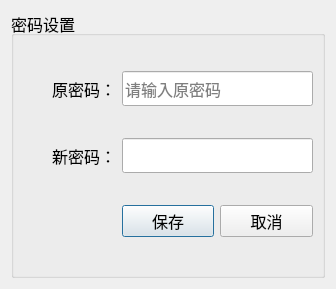
<?xml version="1.0" encoding="UTF-8"?>
<ui version="4.0">
 <class>PassordSettingDlg</class>
 <widget class="QDialog" name="PassordSettingDlg">
  <property name="geometry">
   <rect>
    <x>0</x>
    <y>0</y>
    <width>336</width>
    <height>289</height>
   </rect>
  </property>
  <property name="windowTitle">
   <string>Dialog</string>
  </property>
  <layout class="QGridLayout" name="gridLayout_2">
   <item row="0" column="0">
    <widget class="QGroupBox" name="groupBox">
     <property name="font">
      <font>
       <pointsize>12</pointsize>
      </font>
     </property>
     <property name="styleSheet">
      <string notr="true"/>
     </property>
     <property name="title">
      <string>密码设置</string>
     </property>
     <layout class="QGridLayout" name="gridLayout">
      <item row="0" column="0">
       <widget class="QLabel" name="label">
        <property name="minimumSize">
         <size>
          <width>0</width>
          <height>35</height>
         </size>
        </property>
        <property name="text">
         <string>原密码：</string>
        </property>
        <property name="alignment">
         <set>Qt::AlignRight|Qt::AlignTrailing|Qt::AlignVCenter</set>
        </property>
       </widget>
      </item>
      <item row="0" column="1" colspan="2">
       <widget class="QLineEdit" name="lineEdit">
        <property name="minimumSize">
         <size>
          <width>0</width>
          <height>35</height>
         </size>
        </property>
        <property name="placeholderText">
         <string>请输入原密码</string>
        </property>
       </widget>
      </item>
      <item row="1" column="0">
       <widget class="QLabel" name="label_2">
        <property name="minimumSize">
         <size>
          <width>0</width>
          <height>35</height>
         </size>
        </property>
        <property name="text">
         <string>新密码：</string>
        </property>
        <property name="alignment">
         <set>Qt::AlignRight|Qt::AlignTrailing|Qt::AlignVCenter</set>
        </property>
       </widget>
      </item>
      <item row="1" column="1" colspan="2">
       <widget class="QLineEdit" name="lineEdit_2">
        <property name="minimumSize">
         <size>
          <width>0</width>
          <height>35</height>
         </size>
        </property>
       </widget>
      </item>
      <item row="2" column="1">
       <widget class="QPushButton" name="pushButton_2">
        <property name="maximumSize">
         <size>
          <width>120</width>
          <height>16777215</height>
         </size>
        </property>
        <property name="text">
         <string>保存</string>
        </property>
       </widget>
      </item>
      <item row="2" column="2">
       <widget class="QPushButton" name="pushButton_3">
        <property name="maximumSize">
         <size>
          <width>120</width>
          <height>16777215</height>
         </size>
        </property>
        <property name="text">
         <string>取消</string>
        </property>
       </widget>
      </item>
     </layout>
    </widget>
   </item>
  </layout>
 </widget>
 <resources/>
 <connections/>
</ui>
